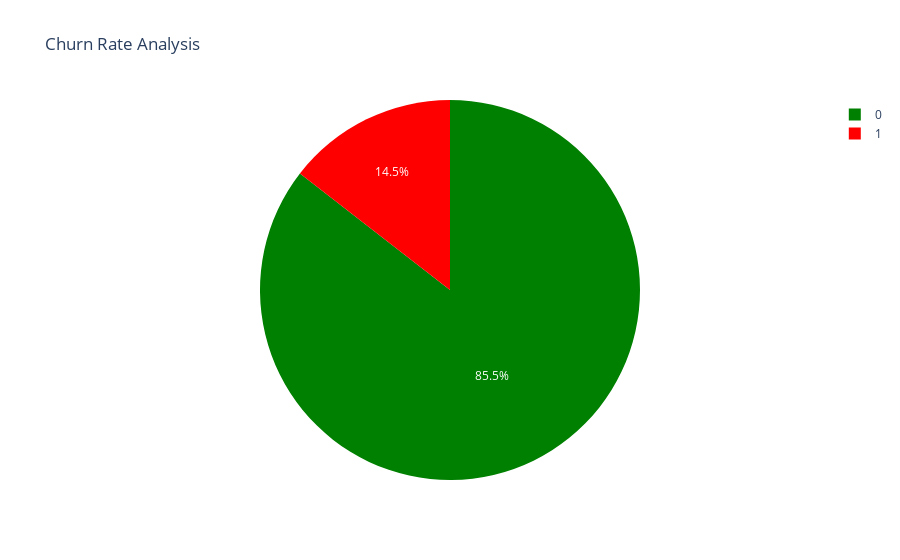

Source (notebook cell):
### Code cell
fig = px.pie(df, names='Churn', color='Churn',
             color_discrete_map={0: 'green', 1: 'red'},
             title='Churn Rate Analysis')
fig.show()

### Figure 1 — Plotly figure (JSON) as saved in the notebook; plotly's stock layout.template omitted (floating-point values rounded to 4 significant figures; data arrays with more than 128 entries replaced by an {"elided": "..."} marker saying what was removed)
{"data": [{"customdata": {"elided": "3333x1 int values"}, "domain": {"x": [0, 1], "y": [0, 1]}, "hovertemplate": "Churn=%{customdata[0]}<extra></extra>", "labels": {"elided": "3333 int values"}, "legendgroup": "", "marker": {"colors": {"elided": "3333 str values"}}, "name": "", "showlegend": true, "type": "pie"}], "layout": {"autosize": true, "legend": {"tracegroupgap": 0}, "title": {"text": "Churn Rate Analysis"}}}
